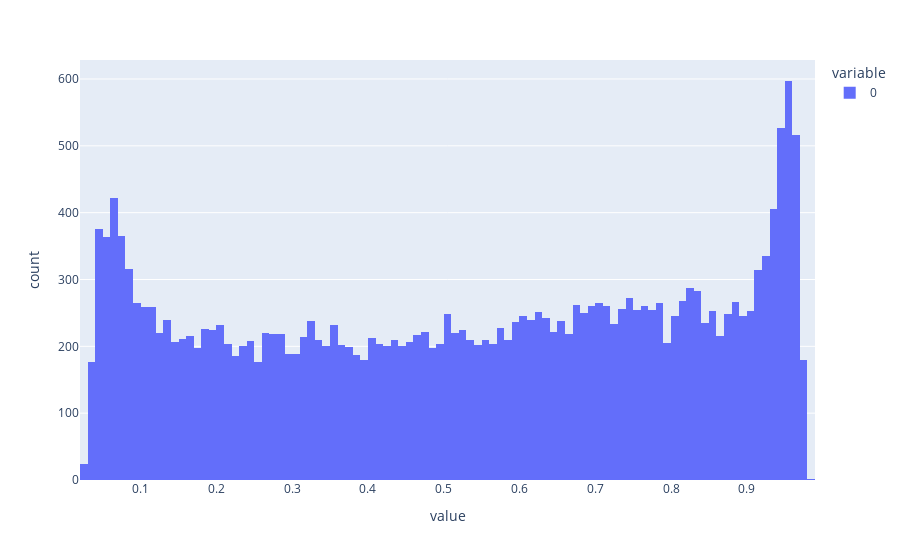

Notebook code cell kept with this figure:
### Code cell
import plotly.express as px

res = model.predict(side_features_train)

fig = px.histogram(res, nbins=100)
fig.show()

### Figure 1 — Plotly figure (JSON) as saved in the notebook; plotly's stock layout.template omitted (floating-point values rounded to 4 significant figures; data arrays with more than 128 entries replaced by an {"elided": "..."} marker saying what was removed)
{"data": [{"bingroup": "x", "hovertemplate": "variable=0<br>value=%{x}<br>count=%{y}<extra></extra>", "legendgroup": "0", "marker": {"color": "#636efa", "pattern": {"shape": ""}}, "name": "0", "nbinsx": 100, "orientation": "v", "showlegend": true, "type": "histogram", "x": {"elided": "23558 float values"}, "xaxis": "x", "yaxis": "y"}], "layout": {"barmode": "relative", "legend": {"title": {"text": "variable"}, "tracegroupgap": 0}, "margin": {"t": 60}, "xaxis": {"anchor": "y", "domain": [0, 1], "title": {"text": "value"}}, "yaxis": {"anchor": "x", "domain": [0, 1], "title": {"text": "count"}}}}
